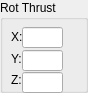
    <widget class="QGroupBox" name="IDC_STATIC_14">
      <property name="geometry">
        <rect>
          <x>77</x>
          <y>344</y>
          <width>88</width>
          <height>93</height>
        </rect>
      </property>
      <property name="title">
        <string>Rot Thrust</string>
      </property>
      <property name="visible">
        <bool>true</bool>
      </property>
      <property name="enabled">
        <bool>true</bool>
      </property>
      <property name="flat">
        <bool>false</bool>
      </property>
      <widget class="QLineEdit" name="IDC_PROTTHRUST_X">
        <property name="geometry">
          <rect>
            <x>22</x>
            <y>27</y>
            <width>41</width>
            <height>21</height>
          </rect>
        </property>
        <property name="visible">
          <bool>true</bool>
        </property>
        <property name="enabled">
          <bool>true</bool>
        </property>
      </widget>
      <widget class="QLabel" name="IDC_STATIC_15">
        <property name="geometry">
          <rect>
            <x>11</x>
            <y>30</y>
            <width>51</width>
            <height>16</height>
          </rect>
        </property>
        <property name="text">
          <string>X:</string>
        </property>
        <property name="visible">
          <bool>true</bool>
        </property>
        <property name="enabled">
          <bool>true</bool>
        </property>
        <property name="alignment">
          <set>Qt::AlignLeft</set>
        </property>
      </widget>
      <widget class="QLineEdit" name="IDC_PROTTHRUST_Y">
        <property name="geometry">
          <rect>
            <x>22</x>
            <y>50</y>
            <width>41</width>
            <height>21</height>
          </rect>
        </property>
        <property name="visible">
          <bool>true</bool>
        </property>
        <property name="enabled">
          <bool>true</bool>
        </property>
      </widget>
      <widget class="QLabel" name="IDC_STATIC_16">
        <property name="geometry">
          <rect>
            <x>11</x>
            <y>52</y>
            <width>51</width>
            <height>16</height>
          </rect>
        </property>
        <property name="text">
          <string>Y:</string>
        </property>
        <property name="visible">
          <bool>true</bool>
        </property>
        <property name="enabled">
          <bool>true</bool>
        </property>
        <property name="alignment">
          <set>Qt::AlignLeft</set>
        </property>
      </widget>
      <widget class="QLineEdit" name="IDC_PROTTHRUST_Z">
        <property name="geometry">
          <rect>
            <x>22</x>
            <y>72</y>
            <width>41</width>
            <height>21</height>
          </rect>
        </property>
        <property name="visible">
          <bool>true</bool>
        </property>
        <property name="enabled">
          <bool>true</bool>
        </property>
      </widget>
      <widget class="QLabel" name="IDC_STATIC_17">
        <property name="geometry">
          <rect>
            <x>11</x>
            <y>73</y>
            <width>51</width>
            <height>16</height>
          </rect>
        </property>
        <property name="text">
          <string>Z:</string>
        </property>
        <property name="visible">
          <bool>true</bool>
        </property>
        <property name="enabled">
          <bool>true</bool>
        </property>
        <property name="alignment">
          <set>Qt::AlignLeft</set>
        </property>
      </widget>
    </widget>
